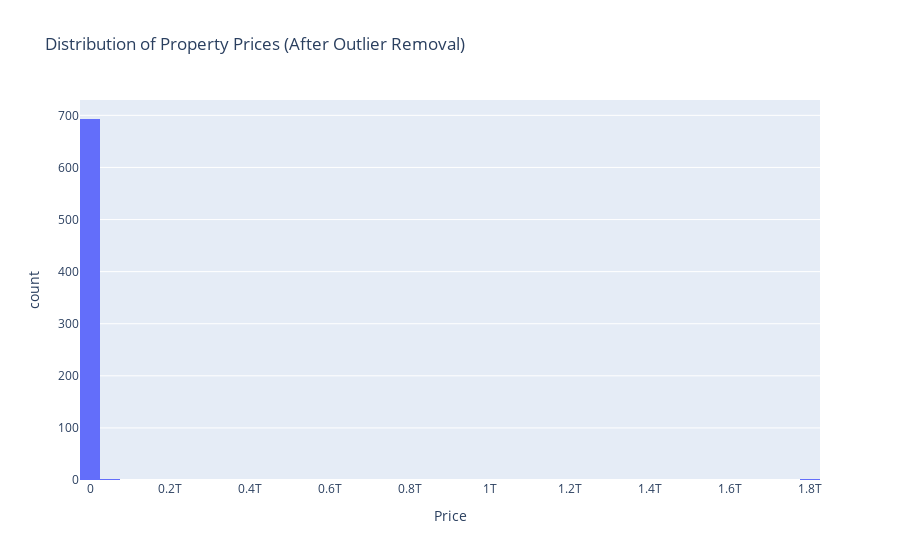

Write notebook code for a chart like this one.
### Code cell
# Plot price distribution after removing outliers
px.histogram(cleaned_data, x='Price', nbins=50, title='Distribution of Property Prices (After Outlier Removal)')

### Figure 1 — Plotly figure (JSON) as saved in the notebook; plotly's stock layout.template omitted (floating-point values rounded to 4 significant figures; data arrays with more than 128 entries replaced by an {"elided": "..."} marker saying what was removed)
{"data": [{"alignmentgroup": "True", "bingroup": "x", "hovertemplate": "Price=%{x}<br>count=%{y}<extra></extra>", "legendgroup": "", "marker": {"color": "#636efa", "pattern": {"shape": ""}}, "name": "", "nbinsx": 50, "offsetgroup": "", "orientation": "v", "showlegend": false, "type": "histogram", "x": {"elided": "695 float values"}, "xaxis": "x", "yaxis": "y"}], "layout": {"barmode": "relative", "legend": {"tracegroupgap": 0}, "title": {"text": "Distribution of Property Prices (After Outlier Removal)"}, "xaxis": {"anchor": "y", "domain": [0, 1], "title": {"text": "Price"}}, "yaxis": {"anchor": "x", "domain": [0, 1], "title": {"text": "count"}}}}
